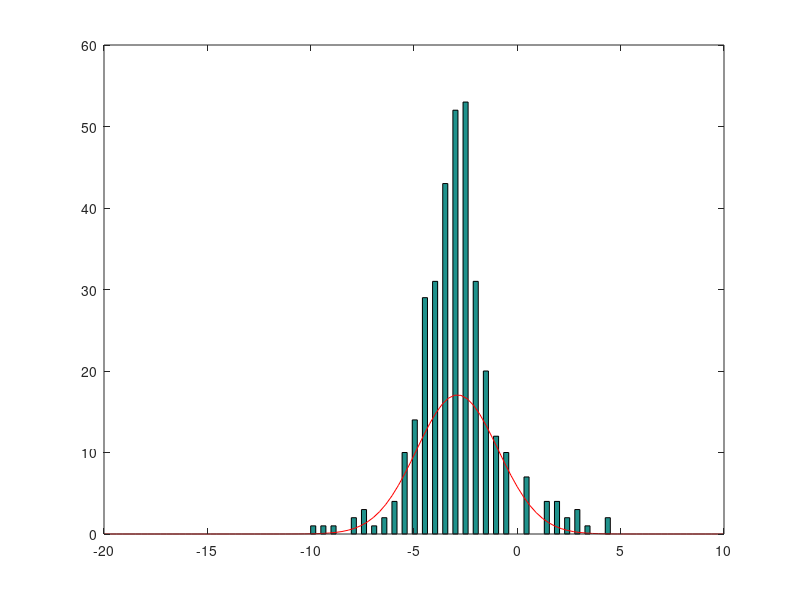

The MATLAB script that drew this image: (Note: this script raises an error after producing the figure.)
load 13/delta_time_raw.txt
time_raw = delta_time_raw(:,2);
index_raw = delta_time_raw(:,1);

[hts,ctrs] = hist(time_raw, 59);
bar(ctrs,hts,'hist') % plot histogram
area = sum(hts) * (ctrs(2)-ctrs(1));
xx = linspace(-20,10); % geef x range aan
hold on; 
plot(xx,area*normpdf(xx,mean(time_raw),std(time_raw)),'r-') % plot gauss met berekende mean en std

% Correcte significantie maken voor plot 1
xtickformat('%.1f')
ytickformat('%.0f')

% Punt naar comma veranderen voor de de assen van plot 1
x2 = get(gca, 'XTickLabel');
nieuw_x2 = strrep(x2(:),'.',',');
set(gca, 'XTickLabel', nieuw_x2)
y2 = get(gca, 'YTickLabel');
nieuw_y2 = strrep(y2(:),'.',',');
set(gca, 'YTickLabel', nieuw_y2)

mu = mean(time_raw)
sigma = std(time_raw)
sample_omschrijving = sprintf('Sample 12: \\mu = %.2f     \\sigma = %.2f', mu, sigma)

% Correcte plot layout maken
ylabel('Frequentie [-]')
xlabel('Tijd [ns]')
legend('show', 'Location', 'NorthEast', sample_omschrijving, 'Gauss fit', 'Interpreter', 'latex');
grid on
hold off



